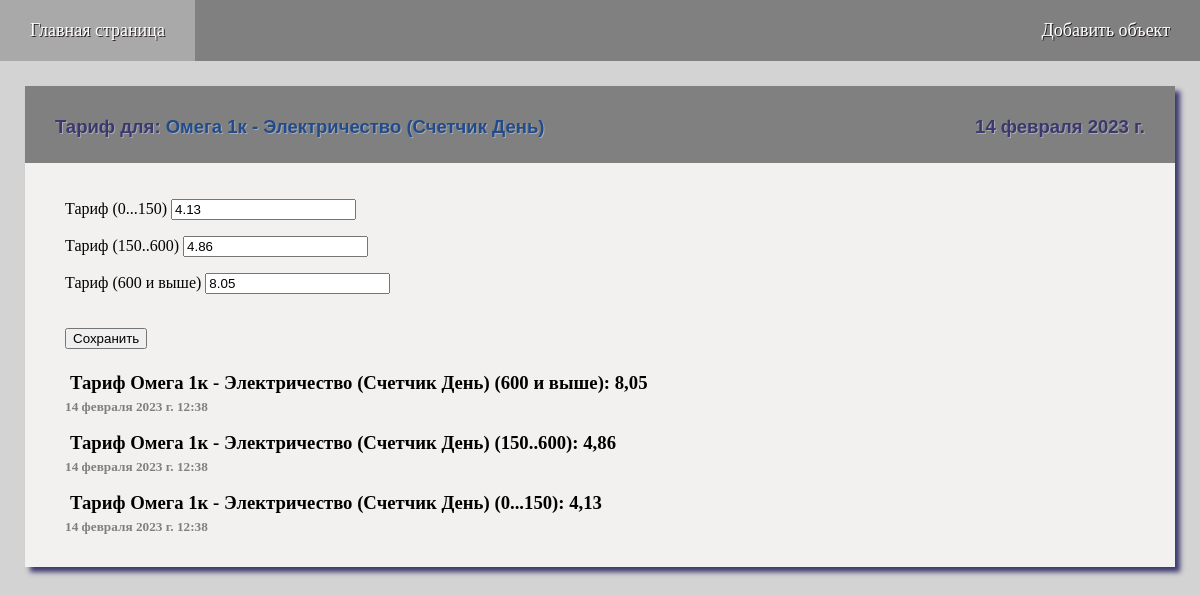
The page /tarif/1/2/ on the database its author committed.
### compay/models.py (models this page shows)
class Item(models.Model):
    LST = [('electricity', 'Электричество'), ('water', 'Вода'), ('gas', 'Газ'), ('kv', 'Квартплата'),
           ('tbo', 'ТБО'), ('domofon', 'Домофон'), ('inet', 'Интернет'), ('other', 'Другой вид оплаты')]
    CT = [('counter', 'Счетчик'), ('tarif', 'Тариф'), ('day', 'Счетчик День'),
          ('night', 'Счетчик Ночь'), ('total', 'Итого')]
    item_name = models.CharField(choices=LST, max_length=50, blank=False, verbose_name="Предмет расчета")
    is_counter = models.CharField(choices=CT, max_length=50, default='tarif', blank=False, verbose_name="Расчет")
    created = models.DateTimeField(auto_now_add=True, verbose_name="Дата создания")
    app = models.ForeignKey('Appartment', on_delete=models.CASCADE, verbose_name="Объект")
    class Meta:
        verbose_name = 'Конфигурация для расчета'
        verbose_name_plural = 'Конфигурации для расчета'
        ordering = ['id']
    def __str__(self):
        for k, v in self.LST:
            if k == self.item_name:
                name = v
        return str(self.app) + ' - ' + name + " (" + str(self.get_is_counter_display()) + ')'

class Appartment(models.Model):
    NAME = 'Объекты'
    CT = [('counter', 'Счетчик'), ('tarif', 'Тариф')]
    name = models.CharField(max_length=50, unique=True, blank=False, verbose_name="Название объекта")
    adress = models.CharField(max_length=100, blank=True, verbose_name="Адрес объекта")
    created = models.DateTimeField(auto_now_add=True, verbose_name="Дата создания")
    electricity = models.BooleanField(default=False, verbose_name="Электричество")
    el_is_counter = models.CharField(choices=CT, max_length=50, default='tarif', blank=False, verbose_name="Расчет по")
    el_counter_discrete = models.BooleanField(default=False, verbose_name="Тариф зависит от потребления (Да/Нет)")
    el_night = models.BooleanField(default=False, verbose_name="Счетчик день-ночь (Да/Нет)")
    water = models.BooleanField(default=False, verbose_name="Вода")
    wat_is_counter = models.CharField(choices=CT, max_length=50, default='tarif', blank=False, verbose_name="Расчет по")
    gas = models.BooleanField(default=False, verbose_name="Газ")
    gas_is_counter = models.CharField(choices=CT, max_length=50, default='tarif', blank=False, verbose_name="Расчет по")
    kv = models.BooleanField(default=False, verbose_name="Квартплата")
    tbo = models.BooleanField(default=False, verbose_name="ТБО")
    domofon = models.BooleanField(default=False, verbose_name="Домофон")
    inet = models.BooleanField(default=False, verbose_name="Интернет")
    other = models.BooleanField(default=False, verbose_name="Другой платеж")
    class Meta:
        verbose_name = 'Объект'
        verbose_name_plural = 'Обьекты'
        ordering = ['name']
    def __str__(self):
        return self.name

class Tarif(models.Model):
    NAME = 'Тариф '
    TYPE = [('counter', 'Счетчик'), ('day', 'День'), ('night', 'Ночь'), ('tarif', 'Тариф'),
            ('discrete2', 'Тариф2'), ('discrete3', 'Тариф3')]
    DISCR = [('0-150', '(0...150)'), ('150-600', '(150..600)'), ('600+', '(600 и выше)'), ('', '')]
    value = models.FloatField(verbose_name='Тариф ', help_text='')
    type = models.CharField(choices=TYPE, default='flat', max_length=15, blank=False, verbose_name="Тип тарифа")
    el_counter_discrete = models.CharField(choices=DISCR, default='', max_length=12,
                                           blank=False, verbose_name="Зависит от потребления")
    created = models.DateTimeField(auto_now_add=True, verbose_name="Дата создания")
    item = models.ForeignKey('Item', on_delete=models.CASCADE, verbose_name="Предмет расчета")
    def __str__(self):
        return self.NAME + ' ' + str(self.item)
    class Meta:
        verbose_name = 'Тариф для расчета'
        verbose_name_plural = 'Тарифы для расчета'
        ordering = ['-created']
    @classmethod
    def create(cls, type, item, value=0, from_value=0, to_value=1000000, el_counter_discrete=''):
        tarif = cls(type=type, item=item, value=value, el_counter_discrete=el_counter_discrete)
        return tarif

### compay/views.py (the view)
# urls.py: path('tarif/<int:app_selected>/<int:item_selected>/', tarif, name='tarif'),
def tarif(request, app_selected, item_selected):
    global msgs, LST, date
    clean_msgs()
    tarif2 = None
    item = Item.objects.get(pk=item_selected)
    tarifs = Tarif.objects.filter(item=item_selected).order_by('-created')[:3]
    if not tarifs:
        obj = 'Пока тут нет записей'
    elif tarifs[0].el_counter_discrete != '':
        tarif3 = Tarif.create(item=tarifs[0].item, type=tarifs[0].type,
                              value=tarifs[0].value, el_counter_discrete=tarifs[0].el_counter_discrete)
        tarif2 = Tarif.create(item=tarifs[1].item, type=tarifs[1].type,
                              value=tarifs[1].value, el_counter_discrete=tarifs[1].el_counter_discrete)
        tarif = Tarif.create(item=tarifs[2].item, type=tarifs[2].type,
                             value=tarifs[2].value, el_counter_discrete=tarifs[2].el_counter_discrete)
        obj = ''
    else:
        obj = ''
        tarif = Tarif.create(item=tarifs[0].item, type=tarifs[0].type,
                             value=tarifs[0].value, el_counter_discrete='')
    form_list = []
    if request.method == 'POST':
        form = TarifForm(request.POST, instance=tarif, prefix=1)
        if tarif2:
            form2 = TarifForm(request.POST, instance=tarif2, prefix=2)
            form3 = TarifForm(request.POST, instance=tarif3, prefix=3)
            if form2.is_valid() and form3.is_valid() and form.is_valid():
                form.save()
                form2.save()
                form3.save()
                return redirect('tarifs', app_selected)
            else:
                msgs.append(dict(key=str(item) + ' Error', text='Ошибка ввода данных!',
                                 description='Error'))
        elif form.is_valid():
            form.save()
            return redirect('tarifs', app_selected)
        else:
            msgs.append(dict(key=str(item) + ' Error', text='Ошибка ввода данных!',
                             description='Error'))
    else:
        form = TarifForm(instance=tarif, prefix=1)
        form.label_suffix = tarif.get_el_counter_discrete_display()
        form_list.append(form)
        if tarif2:
            form2 = TarifForm(instance=tarif2, prefix=2)
            form2.label_suffix = tarif2.get_el_counter_discrete_display()
            form_list.append(form2)
            form3 = TarifForm(instance=tarif3, prefix=3)
            form3.label_suffix = tarif3.get_el_counter_discrete_display()
            form_list.append(form3)
    context = {'title': 'Тариф для: ', 'menu': menu, 'msgs': msgs, 'obj': obj,
               'item': item, 'app_selected': app_selected, 'item_selected': item_selected,
               'tarif_list': tarifs, 'form_list': form_list, 'date': date}
    return render(request, 'compay/tarif.html', context)

### compay/views.py (called while the page is built)
def clean_msgs(msg_to_clean=None):
    global msgs
    msgs_clean_list = ['Error']
    msgs_clean_list.append(msg_to_clean)
    for msg in msgs:
        if msg['description'] in msgs_clean_list:
            msgs.remove(msg)

### compay/templates/compay/tarif.html (shortened to what this page needs)
{% extends 'compay/base.html' %}
{% block content %}
<div class="main">
    <div class="title">
        <div>{{ title }}<a href="{% url 'tarifs' item.app_id %}" class="links">{{ item }}</a></div>
        <div>{{ date }}</div>
    </div>
    <div class="window">
        <div class="">
        {% if form_list %}
                <form action="{% url 'tarif' app_selected item_selected %} " method='POST'>
                        {% for form in form_list %}
                            <p>{{ form }}</p>
                        {% endfor %}
                    <br>
                    <button type="submit">Сохранить</button>
                    <br><br>
                </form>
        {% endif %}
        {% for tarif in tarif_list %}
            <h3 class="text">{{ tarif }} {{ tarif.get_el_counter_discrete_display }}: {{ tarif.value }}</h3>
            <h5 class="date">{{ tarif.created }}</h5>
        {% endfor %}
        </div>
    </div>
</div>
{% endblock %}

### compay/static/compay/css/styles.css (style rules this page uses)
html, body { background-color: lightgrey; margin: 0; }
.title { display: flex; justify-content: space-between; font-family: 'Arial'; font-size: 18.5px; color: #3b386f; background-color: grey; padding: 30px 30px 25px 30px; margin: 0px; text-shadow: 1px 1px darkgrey; font-weight: bold; }
.links { text-decoration: none; color: #224b8c; transition: font-size 0.2s; }
.main { background-color: #f3f0f0; box-shadow: 5px 5px 5px #3b386f; }
.window { display: flex; justify-content: space-between; padding: 0px 40px 20px 40px; }
.text { margin: 5px; }
.date { color: grey; margin: 0px; padding-bottom: 12px; }

### rows shown on the page
Item: item_name+app+is_counter "Омега 1к - Электричество (Счетчик День)"
Tarif: item.is_counter "Тариф Омега 1к - Электричество (Счетчик День)", el_counter_discrete "(600 и выше)", value "8,05", created "14 февраля 2023 г. 12:38"
Tarif: item.is_counter "Тариф Омега 1к - Электричество (Счетчик День)", el_counter_discrete "(150..600)", value "4,86", created "14 февраля 2023 г. 12:38"
Tarif: item.is_counter "Тариф Омега 1к - Электричество (Счетчик День)", el_counter_discrete "(0...150)", value "4,13", created "14 февраля 2023 г. 12:38"

### other values the page prints
{{ m.title }} "Главная страница" "Добавить объект"
{{ title }} "Тариф для:"
{{ date }} "14 февраля 2023 г."
